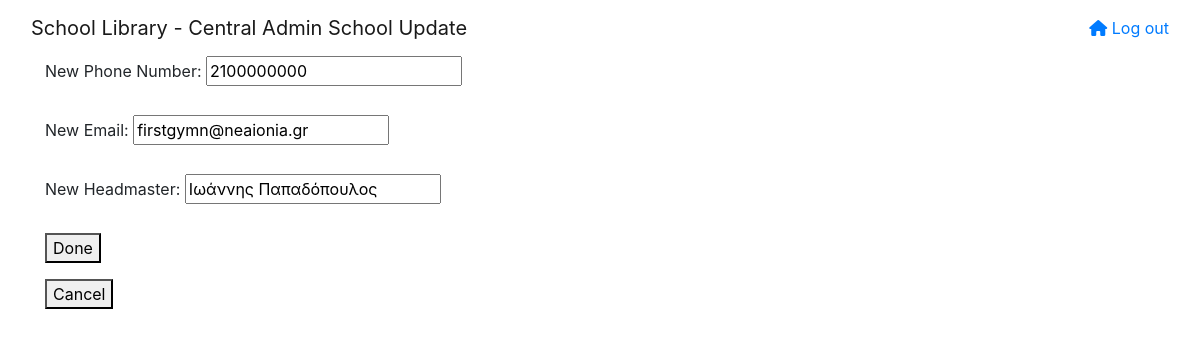
The app's page /Τελικό/central_admin/central_admin_view_schools_update.php?id=1ο Γυμνάσιο Ν.Ιωνίας with its own data.
### tables this page shows
create table if not exists School (
	Name Varchar(50) not null,
	Address Varchar(30) not null,
	Postal_code Varchar(10) not null,
	City Varchar(30) not null,  
	Phone_number Varchar(15) not null,
	Email Varchar(60) not null,
	Headmaster_name Varchar(50) not null,
	 
	primary key (Name)
);

### Τελικό/central_admin/central_admin_view_schools_update.php (the view, shortened to what this page needs)
<!DOCTYPE html>
<html lang = "en">
<head>
    <link rel = "stylesheet" href = "css/styles.css">
    <link rel = "stylesheet" href = "https://cdnjs.cloudflare.com/ajax/libs/font-awesome/6.0.0/css/all.min.css">
    <link rel = "stylesheet" href = "bootstrap/css/bootstrap.min.css">
</head>
<body>
<nav class="navbar navbar-light navbar-expand-md" id="nav-bar">
        <div id="navbar-div" class="container-fluid">
            <a class="navbar-brand" id="nav-bar-text">School Library - Central Admin School Update</a>
            <a id="navbar-items" href="index.php">
                <i class="fa fa-home "></i> Log out
            </a>
        </div>
    </nav>
    <?php
    $conn=OpenCon();
    $name=$_GET['id'];
    $q="select Name, Phone_number, Email, Headmaster_name from School where Name='$name'";
    $result=mysqli_query($conn, $q);
    $row=mysqli_fetch_row($result);
    ?>
    <div class="container">
    <div class="row" id="row">
        <div class="col-md-12">
        <form action="./central_admin_view_schools_update.php" method="post">
            <p>
                <label for="new_phone_number">New Phone Number:</label>
                <input type="number" name="new_phone_number" id="new_phone_number" placeholder="0000000000" value="<?php echo ''.$row[1].''?>" required>
                <br> <br>
                <label for="new_email">New Email:</label>
                <input type="text" name="new_email" id="new_email" placeholder="New Email" value="<?php echo ''.$row[2].''?>" required>
                <br> <br>
                <label for="new_headmaster_name">New Headmaster:</label>
                <input type="text" name="new_headmaster_name" id="new_headmaster_name" placeholder="New Headmaster Name" value="<?php echo ''.$row[3].''?>" required>
                <br> <br>
                <button type="submit">Done</button>
            </p>
        </form>
        <a href="./central_admin_view_schools.php">
            <button type="button">Cancel</button>
        </a>
        </div>
    </div>
    </div>
</body>
</html>

### records on screen
school: new_phone_number "2100000000", new_email "firstgymn@neaionia.gr", new_headmaster_name "Ιωάννης Παπαδόπουλος"
